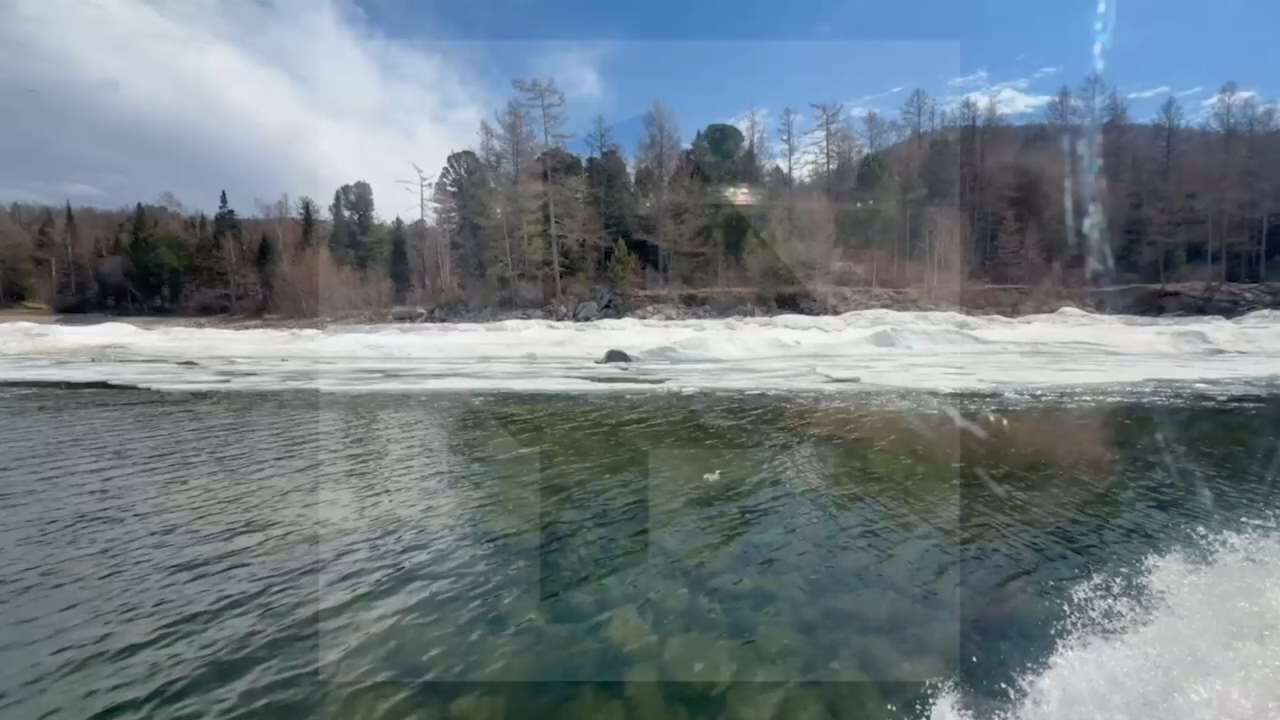
#> input picture data/frames/frame_001.png, 1280 x 720 px; its folder holds only this picture in this run
$ python speed.py   (older library calls are emulated)
#> lines starting #> are read from the running program, lines starting #| are printed output that depends on the picture; after the words box and inside, x2 and y2 are one past the last pixel; in counts of white or black regions, pixels touching at a corner belong together
### fallflow/frames.py
"""Discovery and loading of frame files.

The whole pipeline is built around one idea: frames live in a single flat
directory and are picked up by a glob, so dropping more frames into it (and
re-running the CLI) extends the sequence without touching any code.
"""

from __future__ import annotations

import re
from pathlib import Path

import cv2
import numpy as np

SUPPORTED_SUFFIXES = (".png", ".jpg", ".jpeg", ".bmp", ".tif", ".tiff")

_NUMBER_RE = re.compile(r"(\d+)")


def natural_key(path: Path) -> tuple:
    """Sort key that orders ``frame_2`` before ``frame_10``."""
    parts: list[tuple[int, object]] = []
    for chunk in _NUMBER_RE.split(path.stem):
        parts.append((0, int(chunk)) if chunk.isdigit() else (1, chunk.lower()))
    return tuple(parts)


def discover_frames(directory: str | Path) -> list[Path]:
    """Return frame files in *directory*, sorted in natural (human) order."""
    directory = Path(directory)
    if not directory.is_dir():
        raise NotADirectoryError(f"no such directory: {directory}")
    files = [
        p
        for p in directory.iterdir()
        if p.is_file() and p.suffix.lower() in SUPPORTED_SUFFIXES
    ]
    return sorted(files, key=natural_key)


def load_gray(path: str | Path, scale: float = 1.0) -> np.ndarray:
    """Load a frame as a float32 grayscale image, optionally downscaled.

    ``scale`` is the resize factor (0 < scale <= 1). Flow vectors are always
    reported in *original* pixel units, so downscaling does not change the
    physical meaning of the result.
    """
    if not 0 < scale <= 1:
        raise ValueError(f"scale must be in (0, 1], got {scale}")
    path = Path(path)
    image = cv2.imread(str(path), cv2.IMREAD_GRAYSCALE)
    if image is None:
        raise OSError(f"cannot read image: {path}")
    if scale < 1.0:
        image = cv2.resize(
            image, None, fx=scale, fy=scale, interpolation=cv2.INTER_AREA
        )
    return image.astype(np.float32) / 255.0


# [34 lines left out: functions load_frames, frame_size, frame_quality, not called in this run]

### fallflow/speed.py
"""Boat speed from image motion, calibrated by the distance to the shore.

Physics used (pinhole camera, height h above a flat water surface, camera
looking along the direction of travel):

    a point on the water at depth Z appears at normalised row y = h / Z
    forward motion V  ->  vertical image velocity  dy/dt = (V/h) * y^2
    lateral motion U  ->  horizontal image velocity dx/dt = (U/h) * y

in pixels, with y0 the horizon row and f the focal length in pixels:

    dy_px/frame = K * (y_px - y0)^2 ,   K = V / (h * f * fps)
    dx_px/frame = L * (y_px - y0)   ,   L = U / (h * f * fps)

So fitting K and the horizon row y0 to the measured per-row flow gives V once
h and f are known. The shore removes the need for both: a shoreline is at
water level and at a known distance D, so

    f = D * (y_shore - y0) / h      and therefore
    V = D * K * (y_shore - y0) * fps          <- h and f cancel

which is why the 30 m to the shore is the useful calibration here.

    python -m fallflow.speed --frames data/frames --out outputs --fps 25 --end 70
"""

from __future__ import annotations

import argparse
import csv
import json
from pathlib import Path

import cv2
import numpy as np

from .frames import discover_frames, load_gray
from .tracks import track_corners

FIELDS = [
    "bin", "row_center", "count", "median_dx", "median_dy", "median_magnitude",
]


# [7 lines left out: function _to_uint8, not called in this run]


def row_profile(
    frames_dir: str | Path,
    start: int = 1,
    end: int = 0,
    stride: int = 1,
    bins: int = 18,
    far_fraction: float = 0.2,
    max_corners: int = 500,
    progress=None,
) -> tuple[list[dict], int]:
    """Per-row median displacement, with the far-field drift removed.

    The far-field (top) rows are almost unaffected by translation — their
    motion is the camera rotation — so their median is subtracted as the
    rotation reference. What is left grows downwards and is the boat's
    translation over the water.
    """
    paths = discover_frames(frames_dir)
    end = end or len(paths)
    pairs = [(i, i + stride) for i in range(start, min(end, len(paths)) - stride + 1)]

    height = load_gray(paths[0]).shape[0]
    edges = np.linspace(0, height, bins + 1)
    acc_dx = [[] for _ in range(bins)]
    acc_dy = [[] for _ in range(bins)]

    cache: dict[int, np.ndarray] = {}
    for n, (i, j) in enumerate(pairs, start=1):
        for idx in (i, j):
            if idx not in cache:
                cache[idx] = _to_uint8(load_gray(paths[idx - 1]))
        src, dst = track_corners(cache[i], cache[j], max_corners)
        if len(src) < 20:
            if progress:
                progress(n, len(pairs), None)
            cache.pop(min(cache), None)
            continue
        delta = dst - src
        # rotation reference = median displacement of the topmost points
        far = src[:, 1] < height * far_fraction
        ref = np.median(delta[far], axis=0) if far.sum() >= 8 else np.median(delta, axis=0)
        delta = delta - ref
        which = np.clip(np.digitize(src[:, 1], edges) - 1, 0, bins - 1)
        for b in range(bins):
            sel = which == b
            if sel.sum() >= 4:
                acc_dx[b].append(np.median(delta[sel][:, 0]))
                acc_dy[b].append(np.median(delta[sel][:, 1]))
        if progress:
            progress(n, len(pairs), len(src))
        cache.pop(min(cache), None)

    rows = []
    for b in range(bins):
        dx = np.array(acc_dx[b])
        dy = np.array(acc_dy[b])
        rows.append(
            {
                "bin": b,
                "row_center": float((edges[b] + edges[b + 1]) / 2),
                "count": int(len(dx)),
                "median_dx": float(np.median(dx)) if len(dx) else 0.0,
                "median_dy": float(np.median(dy)) if len(dy) else 0.0,
                "median_magnitude": float(np.hypot(np.median(dx), np.median(dy)))
                if len(dx)
                else 0.0,
            }
        )
    return rows, height


def fit_horizon(profile: list[dict], height: int) -> dict:
    """Fit dy = K*(y - y0)^2 and dx = L*(y - y0) by searching over y0."""
    y = np.array([r["row_center"] for r in profile])
    dy = np.array([r["median_dy"] for r in profile])
    dx = np.array([r["median_dx"] for r in profile])
    weight = np.array([min(r["count"], 30) for r in profile], np.float64)

    best = {"y0": float(height) * 0.5, "K": 0.0, "L": 0.0, "error": np.inf}
    for y0 in np.arange(-height * 0.5, height * 0.9, 2.0):
        below = (y > y0 + 5) & (weight > 0)
        if below.sum() < 5:
            continue
        u = (y[below] - y0) ** 2
        w = weight[below]
        # weighted least squares through the origin
        k = float(np.sum(w * u * dy[below]) / np.sum(w * u * u))
        err = float(np.sum(w * (dy[below] - k * u) ** 2) / np.sum(w))
        if err < best["error"]:
            v = y[below] - y0
            l = float(np.sum(w * v * dx[below]) / np.sum(w * v * v))
            best = {"y0": float(y0), "K": k, "L": l, "error": err}
    return best


def speeds(
    K: float, y0: float, fps: float, distance: float, shore_row: float,
    heights=(1.0, 1.3, 1.5, 1.7, 2.0), fovs=(60.0, 70.0, 80.0, 90.0), width=1280
) -> list[dict]:
    """Speed implied by the fit, either from the shore (h cancels) or from h and FOV."""
    out = []
    for h in heights:
        for fov in fovs:
            f = (width / 2.0) / np.tan(np.radians(fov) / 2.0)
            v_both = K * h * f * fps
            row = {"height_m": h, "fov_deg": fov, "f_px": float(f), "v_from_h_fov": float(v_both)}
            if shore_row and shore_row > y0:
                f_shore = distance * (shore_row - y0) / h
                row["f_from_shore_px"] = float(f_shore)
                row["fov_from_shore_deg"] = float(
                    np.degrees(2 * np.arctan((width / 2.0) / f_shore))
                )
                row["v_from_shore"] = float(distance * K * (shore_row - y0) * fps)
            out.append(row)
    return out


# [80 lines left out: function long_baseline_map, not called in this run]


def plot(profile: list[dict], fit: dict, path: str | Path, height: int) -> Path:
    width, left, top = 1200, 80, 50
    panel_h = 300
    canvas = np.full((top + panel_h * 2 + 80, width, 3), 255, np.uint8)
    y = np.array([r["row_center"] for r in profile])

    def panel(y0, values, color, label, model=None):
        lo, hi = float(values.min()), float(values.max())
        if model is not None:
            lo, hi = min(lo, float(model.min())), max(hi, float(model.max()))
        span = (hi - lo) or 1.0
        cv2.rectangle(canvas, (left, y0), (width - 30, y0 + panel_h), (247, 247, 247), -1)
        cv2.rectangle(canvas, (left, y0), (width - 30, y0 + panel_h), (200, 200, 200), 1)
        xs = (left + (y / height) * (width - 30 - left)).astype(int)
        ys = (y0 + panel_h - (values - lo) / span * (panel_h - 16) - 8).astype(int)
        cv2.polylines(canvas, [np.stack([xs, ys], 1)], False, color, 2, cv2.LINE_AA)
        for k in range(len(profile)):
            cv2.circle(canvas, (int(xs[k]), int(ys[k])), 3, color, -1, cv2.LINE_AA)
        if model is not None:
            ys = (y0 + panel_h - (model - lo) / span * (panel_h - 16) - 8).astype(int)
            cv2.polylines(canvas, [np.stack([xs, ys], 1)], False, (220, 60, 60), 1, cv2.LINE_AA)
        cv2.putText(canvas, label, (left + 8, y0 + 20), cv2.FONT_HERSHEY_SIMPLEX,
                    0.45, (60, 60, 60), 1, cv2.LINE_AA)
        cv2.putText(canvas, "0", (left - 22, y0 + panel_h), cv2.FONT_HERSHEY_SIMPLEX,
                    0.4, (90, 90, 90), 1, cv2.LINE_AA)
        cv2.putText(canvas, f"{height}", (left - 34, y0 + 14), cv2.FONT_HERSHEY_SIMPLEX,
                    0.4, (90, 90, 90), 1, cv2.LINE_AA)

    dy = np.array([r["median_dy"] for r in profile])
    dx = np.array([r["median_dx"] for r in profile])
    u = (y - fit["y0"]) ** 2
    panel(top, dy, (0, 90, 220), "vertical flow dy, px/frame (forward motion)", fit["K"] * u)
    panel(top + panel_h + 30, dx, (0, 150, 60),
          "horizontal flow dx, px/frame (lateral motion)", fit["L"] * (y - fit["y0"]))
    horizon_x = int(left + (fit["y0"] / height) * (width - 30 - left))
    for y0p in (top, top + panel_h + 30):
        if left <= horizon_x <= width - 30:
            cv2.line(canvas, (horizon_x, y0p), (horizon_x, y0p + panel_h), (90, 90, 90), 1)
    cv2.putText(canvas, f"fitted horizon row {fit['y0']:.0f}", (left, top + panel_h * 2 + 68),
                cv2.FONT_HERSHEY_SIMPLEX, 0.5, (60, 60, 60), 1, cv2.LINE_AA)
    cv2.imwrite(str(path), canvas)
    return path


def build_parser() -> argparse.ArgumentParser:
    p = argparse.ArgumentParser(
        prog="python -m fallflow.speed",
        description="Boat speed from per-row image motion.",
        formatter_class=argparse.ArgumentDefaultsHelpFormatter,
    )
    p.add_argument("--frames", default="data/frames")
    p.add_argument("--out", default="outputs")
    p.add_argument("--start", type=int, default=1)
    p.add_argument("--end", type=int, default=0, help="last frame to use (0 = all)")
    p.add_argument("--stride", type=int, default=1)
    p.add_argument("--bins", type=int, default=18, help="row bins")
    p.add_argument("--fps", type=float, default=25.0)
    p.add_argument("--distance", type=float, default=30.0, help="distance to the shore, m")
    p.add_argument("--shore-row", type=float, default=0.0,
                   help="image row of the shoreline (0 = unknown)")
    p.add_argument("--width", type=int, default=1280)
    p.add_argument("--map-from", type=int, default=0, help="draw the long-baseline map from this frame")
    p.add_argument("--map-to", type=int, default=0, help="...to this frame")
    p.add_argument("--quiet", action="store_true")
    return p


def main(argv: list[str] | None = None) -> int:
    args = build_parser().parse_args(argv)
    out_dir = Path(args.out)
    out_dir.mkdir(parents=True, exist_ok=True)

    def progress(n: int, total: int, tracked) -> None:
        if not args.quiet and n % 10 == 0:
            print(f"  [{n}/{total}] tracked {tracked}", flush=True)

    profile, height = row_profile(
        args.frames, args.start, args.end, args.stride, args.bins, progress=progress
    )
#> in row_profile, `height = load_gray(paths[0]).shape[0]`: height = 720
#> profile = 18 items; height = 720
    fit = fit_horizon(profile, height)
#> in fit_horizon, `y = np.array([r["row_center"] for r in profile])`: y = 18 values from 20 to 700
#> in fit_horizon, `dy = np.array([r["median_dy"] for r in profile])`: dy = 18 values from 0 to 0
#> in fit_horizon, `best = {"y0": float(height) * 0.5, "K": 0.0, "L": 0.0, "error": np.inf}`: best = {'y0': 360, 'K': 0, 'L': 0, 'error': inf}
#> fit = {'y0': 360, 'K': 0, 'L': 0, 'error': inf}

    with (out_dir / "speed_profile.csv").open("w", newline="") as fh:
        writer = csv.DictWriter(fh, fieldnames=FIELDS)
        writer.writeheader()
        writer.writerows(profile)
    (out_dir / "speed_fit.json").write_text(json.dumps({"fit": fit, "profile": profile}, indent=2))

    print(f"frames    : {args.start}..{args.end or 'end'} at {args.fps:g} fps")
    print(f"horizon   : row {fit['y0']:.0f} of {height} (fitted)")
#| horizon   : row 360 of 720 (fitted)
    print(f"forward   : K = {fit['K']:.3e} px/frame per (row - horizon)^2")
#| forward   : K = 0.000e+00 px/frame per (row - horizon)^2
    print(f"lateral   : L = {fit['L']:.3e} px/frame per (row - horizon)")
#| lateral   : L = 0.000e+00 px/frame per (row - horizon)
    print(f"fit error : {fit['error']:.3f} px^2 (weighted)")
#| fit error : inf px^2 (weighted)

    table = speeds(fit["K"], fit["y0"], args.fps, args.distance, args.shore_row)
#> table = 20 items
    print()
    print("speed implied by the fit (needs camera height and field of view):")
    print(f"  {'h, m':>5s} {'FOV':>5s} {'f, px':>7s} {'V, m/s':>8s} {'V, km/h':>8s}"
          + (f" {'f(shore)':>9s} {'FOV(shore)':>11s} {'V(shore)':>9s}" if args.shore_row else ""))
    for row in table:
        line = (
            f"  {row['height_m']:5.1f} {row['fov_deg']:5.0f} {row['f_px']:7.0f} "
            f"{row['v_from_h_fov']:8.2f} {row['v_from_h_fov'] * 3.6:8.1f}"
        )
        if "v_from_shore" in row:
            line += (
                f" {row['f_from_shore_px']:9.0f} {row['fov_from_shore_deg']:11.1f} "
                f"{row['v_from_shore']:9.2f}"
            )
        print(line)
#> this loop made 20 passes
#> line on passes 1 to 4: '    1.0    60    1109     0.00      0.0', '    1.0    70     914     0.00      0.0', '    1.0    80     763     0.00      0.0', '    1.0    90     640     0.00      0.0'
#> (printed output is left out)
    if not args.shore_row:
        print()
        print("add --shore-row R (image row of the waterline on the shore, 30 m away)")
        print("and the estimate stops depending on both h and the FOV")
    chart = plot(profile, fit, out_dir / "speed_profile.png", height)
#> in plot, `y = np.array([r["row_center"] for r in profile])`: y = 18 values from 20 to 700
#> in plot, `dy = np.array([r["median_dy"] for r in profile])`: dy = 18 values from 0 to 0
#> in plot, `u = (y - fit["y0"]) ** 2`: u = 18 values, max 115600 at index 0, min 400 at index 8, mean 43066.7
#> in panel, `lo, hi = float(values.min()), float(values.max())`: lo = 0
#> in panel, `span = (hi - lo) or 1.0`: span = 1
#> in panel, `cv2.rectangle(canvas, (left, y0), (width - 30, y0 + panel_h), (247, 24..`:
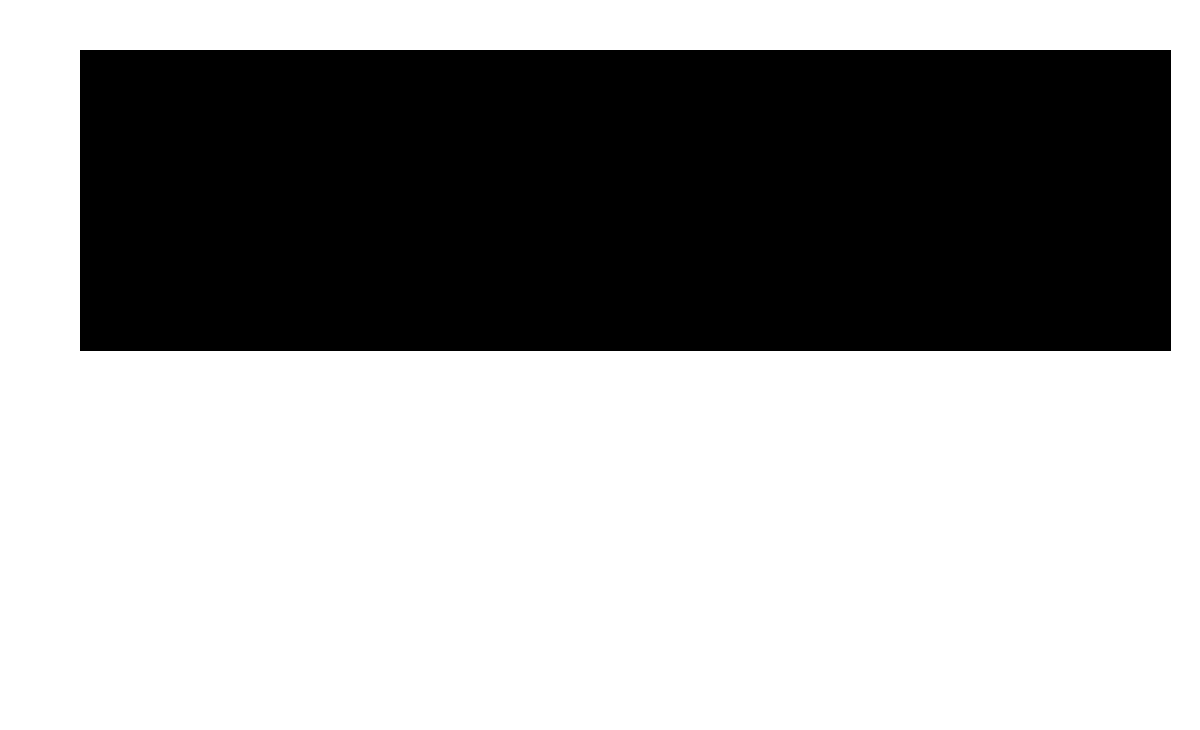
#> canvas: shape (730, 1200, 3); values 247 (black) and 255 (white), 62.5% white; 1 black region, box (x1, y1, x2, y2) and area: (80, 50, 1171, 351) 328391
#> in panel, `xs = (left + (y / height) * (width - 30 - left)).astype(int)`: xs = 18 values from 110 to 1139
#> in panel, `ys = (y0 + panel_h - (values - lo) / span * (panel_h - 16) - 8).astype..`: ys = 18 values from 342 to 342
#> after the loop in panel, `for k in range(len(profile)):`:
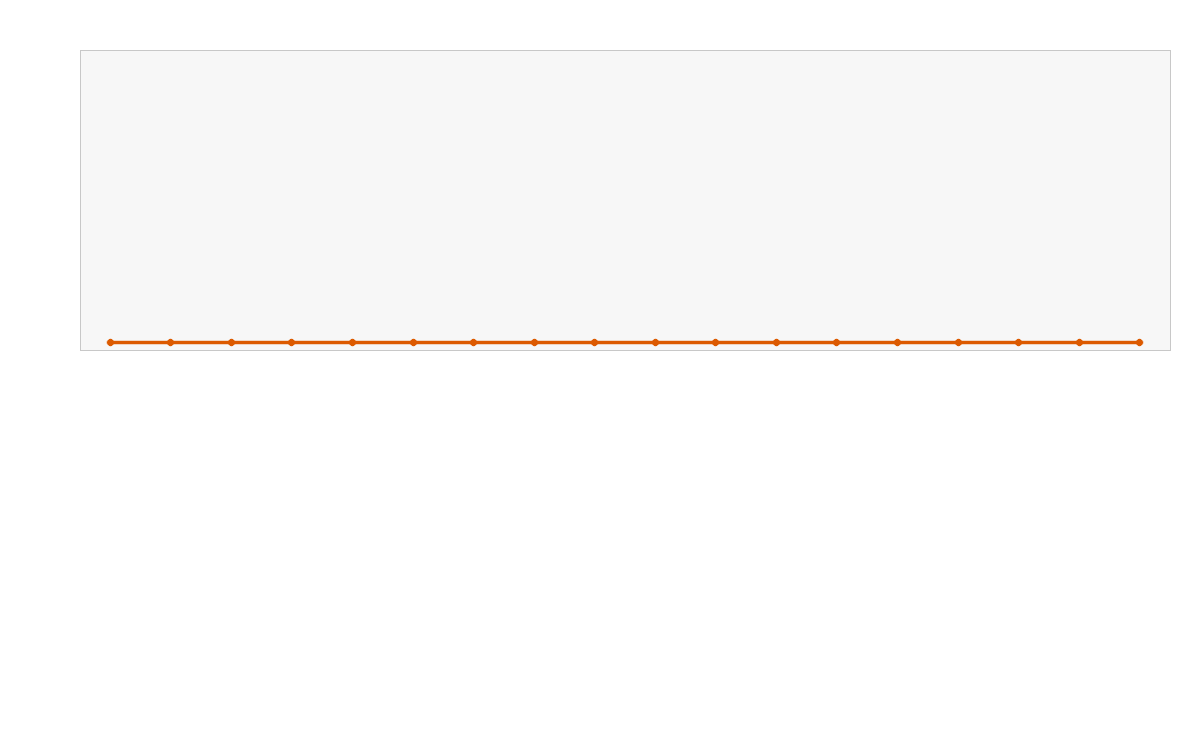
#> canvas: shape (730, 1200, 3); mean of channels 0, 1, 2 250.8, 251.2, 251.7; drawn as B, G, R
#> in plot, `horizon_x = int(left + (fit["y0"] / height) * (width - 30 - left))`: horizon_x = 625
#> in plot, `cv2.putText(canvas, f"fitted horizon row {fit['y0']:.0f}", (left, top ..`:
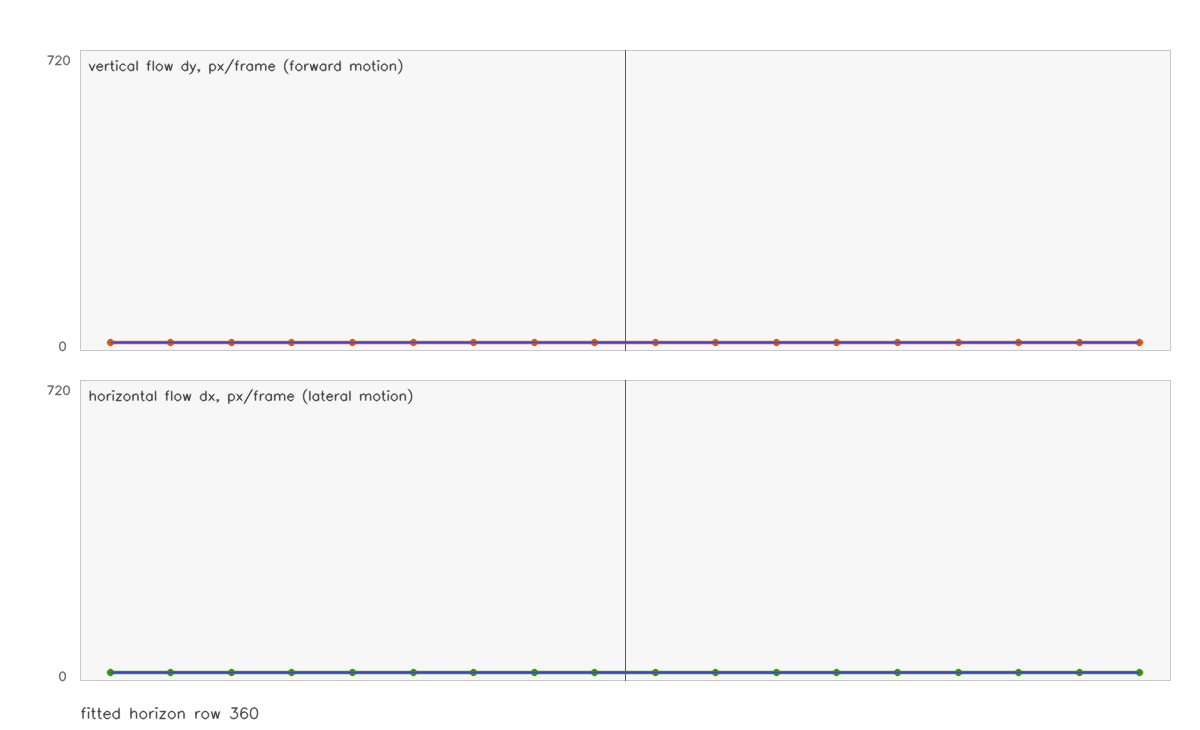
#> canvas: shape (730, 1200, 3); mean of channels 0, 1, 2 246.6, 246.8, 246.9; drawn as B, G, R
    print(f"\nchart     : {chart}")
#| chart     : outputs/speed_profile.png

    if args.map_from and args.map_to:
        map_path, cells = long_baseline_map(
            args.frames, args.map_from, args.map_to,
            out_dir / f"long_baseline_{args.map_from:04d}_{args.map_to:04d}.png",
        )
        dt = (args.map_to - args.map_from) / args.fps
        print(f"map       : {map_path}")
        print(f"\ncells moving as one over {dt:.2f}s (frames {args.map_from}->{args.map_to}):")
        for c in cells[:6]:
            v = None
            if args.distance and c["coherence"] >= 0.9:
                # lateral shift of a static object at distance D: s = D * dx / f
                v = [
                    args.distance * c["magnitude"] / ((args.width / 2) / np.tan(np.radians(fov) / 2)) / dt
                    for fov in (60, 70, 80, 90)
                ]
            extra = (
                "  -> "
                + ", ".join(f"{x:.1f} m/s @ {fov}deg" for x, fov in zip(v, (60, 70, 80, 90)))
                if v
                else ""
            )
            print(
                f"  cell (row {c['row']}, col {c['col']}): {c['points']:3d} pts, "
                f"coherence {c['coherence']:.2f}, shift {c['magnitude']:6.1f} px "
                f"(dx {c['dx']:+6.1f}, dy {c['dy']:+6.1f}){extra}"
            )
    return 0


if __name__ == "__main__":
    raise SystemExit(main())
#> (the program exits here)
